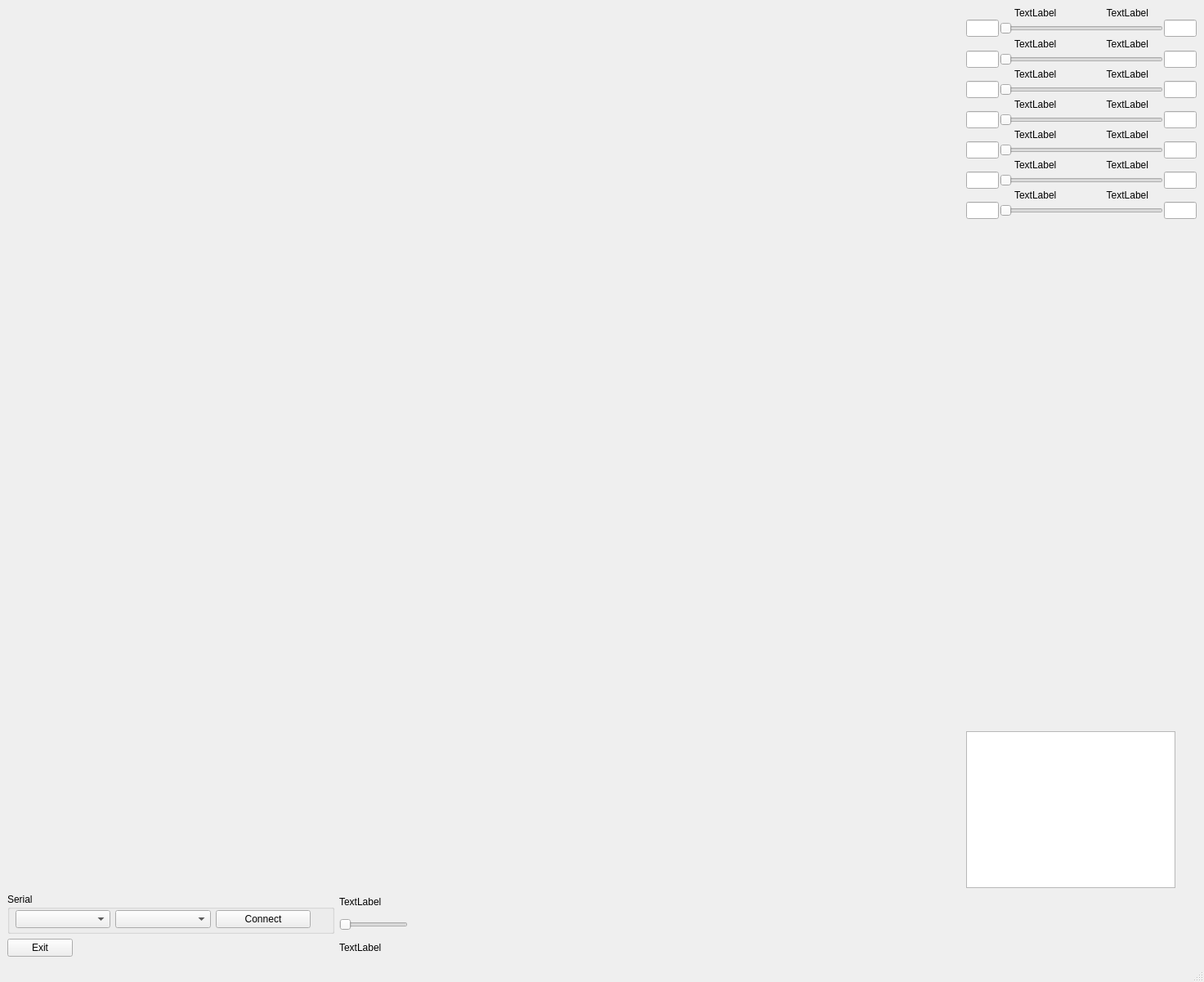
<?xml version="1.0" encoding="UTF-8"?>
<ui version="4.0">
 <class>MainWindow</class>
 <widget class="QMainWindow" name="MainWindow">
  <property name="geometry">
   <rect>
    <x>0</x>
    <y>0</y>
    <width>1473</width>
    <height>1202</height>
   </rect>
  </property>
  <property name="sizePolicy">
   <sizepolicy hsizetype="Fixed" vsizetype="Fixed">
    <horstretch>0</horstretch>
    <verstretch>0</verstretch>
   </sizepolicy>
  </property>
  <property name="windowTitle">
   <string>MainWindow</string>
  </property>
  <widget class="QWidget" name="centralwidget">
   <layout class="QVBoxLayout" name="verticalLayout_10">
    <item>
     <layout class="QHBoxLayout" name="horizontalLayout_23">
      <item>
       <widget class="QCustomPlot" name="customPlot" native="true">
        <property name="sizePolicy">
         <sizepolicy hsizetype="Expanding" vsizetype="Expanding">
          <horstretch>0</horstretch>
          <verstretch>0</verstretch>
         </sizepolicy>
        </property>
        <property name="minimumSize">
         <size>
          <width>720</width>
          <height>720</height>
         </size>
        </property>
       </widget>
      </item>
      <item>
       <layout class="QVBoxLayout" name="verticalLayout_8">
        <property name="spacing">
         <number>1</number>
        </property>
        <item>
         <layout class="QVBoxLayout" name="verticalLayout">
          <property name="spacing">
           <number>1</number>
          </property>
          <item>
           <layout class="QHBoxLayout" name="horizontalLayout_10">
            <property name="spacing">
             <number>1</number>
            </property>
            <item>
             <widget class="QLabel" name="graph_1_name">
              <property name="sizePolicy">
               <sizepolicy hsizetype="Fixed" vsizetype="Fixed">
                <horstretch>50</horstretch>
                <verstretch>21</verstretch>
               </sizepolicy>
              </property>
              <property name="text">
               <string>TextLabel</string>
              </property>
             </widget>
            </item>
            <item>
             <widget class="QLabel" name="graph_1_number">
              <property name="sizePolicy">
               <sizepolicy hsizetype="Fixed" vsizetype="Fixed">
                <horstretch>50</horstretch>
                <verstretch>21</verstretch>
               </sizepolicy>
              </property>
              <property name="text">
               <string>TextLabel</string>
              </property>
              <property name="alignment">
               <set>Qt::AlignRight|Qt::AlignTrailing|Qt::AlignVCenter</set>
              </property>
             </widget>
            </item>
           </layout>
          </item>
          <item>
           <layout class="QHBoxLayout" name="horizontalLayout_9">
            <property name="spacing">
             <number>1</number>
            </property>
            <property name="sizeConstraint">
             <enum>QLayout::SetMinimumSize</enum>
            </property>
            <item>
             <widget class="QLineEdit" name="graph_1_line_min">
              <property name="sizePolicy">
               <sizepolicy hsizetype="Fixed" vsizetype="Fixed">
                <horstretch>40</horstretch>
                <verstretch>21</verstretch>
               </sizepolicy>
              </property>
              <property name="maximumSize">
               <size>
                <width>40</width>
                <height>21</height>
               </size>
              </property>
              <property name="inputMethodHints">
               <set>Qt::ImhNone</set>
              </property>
              <property name="text">
               <string/>
              </property>
              <property name="maxLength">
               <number>5</number>
              </property>
             </widget>
            </item>
            <item>
             <widget class="QSlider" name="graph_1_slider">
              <property name="sizePolicy">
               <sizepolicy hsizetype="Fixed" vsizetype="Fixed">
                <horstretch>150</horstretch>
                <verstretch>21</verstretch>
               </sizepolicy>
              </property>
              <property name="minimumSize">
               <size>
                <width>200</width>
                <height>22</height>
               </size>
              </property>
              <property name="orientation">
               <enum>Qt::Horizontal</enum>
              </property>
             </widget>
            </item>
            <item>
             <widget class="QLineEdit" name="graph_1_line_max">
              <property name="sizePolicy">
               <sizepolicy hsizetype="Fixed" vsizetype="Fixed">
                <horstretch>40</horstretch>
                <verstretch>21</verstretch>
               </sizepolicy>
              </property>
              <property name="minimumSize">
               <size>
                <width>0</width>
                <height>0</height>
               </size>
              </property>
              <property name="maximumSize">
               <size>
                <width>40</width>
                <height>21</height>
               </size>
              </property>
              <property name="maxLength">
               <number>5</number>
              </property>
             </widget>
            </item>
           </layout>
          </item>
         </layout>
        </item>
        <item>
         <layout class="QVBoxLayout" name="verticalLayout_2">
          <property name="spacing">
           <number>1</number>
          </property>
          <item>
           <layout class="QHBoxLayout" name="horizontalLayout_11">
            <property name="spacing">
             <number>1</number>
            </property>
            <item>
             <widget class="QLabel" name="graph_2_name">
              <property name="sizePolicy">
               <sizepolicy hsizetype="Fixed" vsizetype="Fixed">
                <horstretch>50</horstretch>
                <verstretch>21</verstretch>
               </sizepolicy>
              </property>
              <property name="text">
               <string>TextLabel</string>
              </property>
             </widget>
            </item>
            <item>
             <widget class="QLabel" name="graph_2_number">
              <property name="sizePolicy">
               <sizepolicy hsizetype="Fixed" vsizetype="Fixed">
                <horstretch>50</horstretch>
                <verstretch>21</verstretch>
               </sizepolicy>
              </property>
              <property name="text">
               <string>TextLabel</string>
              </property>
              <property name="alignment">
               <set>Qt::AlignRight|Qt::AlignTrailing|Qt::AlignVCenter</set>
              </property>
             </widget>
            </item>
           </layout>
          </item>
          <item>
           <layout class="QHBoxLayout" name="horizontalLayout_12">
            <property name="spacing">
             <number>1</number>
            </property>
            <property name="sizeConstraint">
             <enum>QLayout::SetMinimumSize</enum>
            </property>
            <item>
             <widget class="QLineEdit" name="graph_2_line_min">
              <property name="sizePolicy">
               <sizepolicy hsizetype="Fixed" vsizetype="Fixed">
                <horstretch>50</horstretch>
                <verstretch>21</verstretch>
               </sizepolicy>
              </property>
              <property name="maximumSize">
               <size>
                <width>40</width>
                <height>21</height>
               </size>
              </property>
              <property name="maxLength">
               <number>5</number>
              </property>
             </widget>
            </item>
            <item>
             <widget class="QSlider" name="graph_2_slider">
              <property name="sizePolicy">
               <sizepolicy hsizetype="Fixed" vsizetype="Fixed">
                <horstretch>150</horstretch>
                <verstretch>21</verstretch>
               </sizepolicy>
              </property>
              <property name="minimumSize">
               <size>
                <width>200</width>
                <height>0</height>
               </size>
              </property>
              <property name="orientation">
               <enum>Qt::Horizontal</enum>
              </property>
             </widget>
            </item>
            <item>
             <widget class="QLineEdit" name="graph_2_line_max">
              <property name="sizePolicy">
               <sizepolicy hsizetype="Fixed" vsizetype="Fixed">
                <horstretch>50</horstretch>
                <verstretch>21</verstretch>
               </sizepolicy>
              </property>
              <property name="maximumSize">
               <size>
                <width>40</width>
                <height>21</height>
               </size>
              </property>
              <property name="maxLength">
               <number>5</number>
              </property>
             </widget>
            </item>
           </layout>
          </item>
         </layout>
        </item>
        <item>
         <layout class="QVBoxLayout" name="verticalLayout_3">
          <property name="spacing">
           <number>1</number>
          </property>
          <item>
           <layout class="QHBoxLayout" name="horizontalLayout_13">
            <property name="spacing">
             <number>1</number>
            </property>
            <item>
             <widget class="QLabel" name="graph_3_name">
              <property name="sizePolicy">
               <sizepolicy hsizetype="Fixed" vsizetype="Fixed">
                <horstretch>50</horstretch>
                <verstretch>21</verstretch>
               </sizepolicy>
              </property>
              <property name="text">
               <string>TextLabel</string>
              </property>
             </widget>
            </item>
            <item>
             <widget class="QLabel" name="graph_3_number">
              <property name="sizePolicy">
               <sizepolicy hsizetype="Fixed" vsizetype="Fixed">
                <horstretch>50</horstretch>
                <verstretch>21</verstretch>
               </sizepolicy>
              </property>
              <property name="text">
               <string>TextLabel</string>
              </property>
              <property name="alignment">
               <set>Qt::AlignRight|Qt::AlignTrailing|Qt::AlignVCenter</set>
              </property>
             </widget>
            </item>
           </layout>
          </item>
          <item>
           <layout class="QHBoxLayout" name="horizontalLayout_14">
            <property name="spacing">
             <number>1</number>
            </property>
            <item>
             <widget class="QLineEdit" name="graph_3_line_min">
              <property name="sizePolicy">
               <sizepolicy hsizetype="Fixed" vsizetype="Fixed">
                <horstretch>50</horstretch>
                <verstretch>21</verstretch>
               </sizepolicy>
              </property>
              <property name="maximumSize">
               <size>
                <width>40</width>
                <height>21</height>
               </size>
              </property>
              <property name="maxLength">
               <number>5</number>
              </property>
             </widget>
            </item>
            <item>
             <widget class="QSlider" name="graph_3_slider">
              <property name="sizePolicy">
               <sizepolicy hsizetype="Fixed" vsizetype="Fixed">
                <horstretch>150</horstretch>
                <verstretch>21</verstretch>
               </sizepolicy>
              </property>
              <property name="minimumSize">
               <size>
                <width>200</width>
                <height>0</height>
               </size>
              </property>
              <property name="orientation">
               <enum>Qt::Horizontal</enum>
              </property>
             </widget>
            </item>
            <item>
             <widget class="QLineEdit" name="graph_3_line_max">
              <property name="sizePolicy">
               <sizepolicy hsizetype="Fixed" vsizetype="Fixed">
                <horstretch>50</horstretch>
                <verstretch>21</verstretch>
               </sizepolicy>
              </property>
              <property name="maximumSize">
               <size>
                <width>40</width>
                <height>21</height>
               </size>
              </property>
              <property name="maxLength">
               <number>5</number>
              </property>
             </widget>
            </item>
           </layout>
          </item>
         </layout>
        </item>
        <item>
         <layout class="QVBoxLayout" name="verticalLayout_4">
          <property name="spacing">
           <number>1</number>
          </property>
          <item>
           <layout class="QHBoxLayout" name="horizontalLayout_16">
            <property name="spacing">
             <number>1</number>
            </property>
            <item>
             <widget class="QLabel" name="graph_4_name">
              <property name="sizePolicy">
               <sizepolicy hsizetype="Fixed" vsizetype="Fixed">
                <horstretch>50</horstretch>
                <verstretch>21</verstretch>
               </sizepolicy>
              </property>
              <property name="text">
               <string>TextLabel</string>
              </property>
             </widget>
            </item>
            <item>
             <widget class="QLabel" name="graph_4_number">
              <property name="sizePolicy">
               <sizepolicy hsizetype="Fixed" vsizetype="Fixed">
                <horstretch>50</horstretch>
                <verstretch>21</verstretch>
               </sizepolicy>
              </property>
              <property name="text">
               <string>TextLabel</string>
              </property>
              <property name="alignment">
               <set>Qt::AlignRight|Qt::AlignTrailing|Qt::AlignVCenter</set>
              </property>
             </widget>
            </item>
           </layout>
          </item>
          <item>
           <layout class="QHBoxLayout" name="horizontalLayout_15">
            <property name="spacing">
             <number>1</number>
            </property>
            <item>
             <widget class="QLineEdit" name="graph_4_line_min">
              <property name="sizePolicy">
               <sizepolicy hsizetype="Fixed" vsizetype="Fixed">
                <horstretch>50</horstretch>
                <verstretch>21</verstretch>
               </sizepolicy>
              </property>
              <property name="maximumSize">
               <size>
                <width>40</width>
                <height>21</height>
               </size>
              </property>
              <property name="maxLength">
               <number>5</number>
              </property>
             </widget>
            </item>
            <item>
             <widget class="QSlider" name="graph_4_slider">
              <property name="sizePolicy">
               <sizepolicy hsizetype="Fixed" vsizetype="Fixed">
                <horstretch>150</horstretch>
                <verstretch>21</verstretch>
               </sizepolicy>
              </property>
              <property name="minimumSize">
               <size>
                <width>200</width>
                <height>0</height>
               </size>
              </property>
              <property name="orientation">
               <enum>Qt::Horizontal</enum>
              </property>
             </widget>
            </item>
            <item>
             <widget class="QLineEdit" name="graph_4_line_max">
              <property name="sizePolicy">
               <sizepolicy hsizetype="Fixed" vsizetype="Fixed">
                <horstretch>50</horstretch>
                <verstretch>21</verstretch>
               </sizepolicy>
              </property>
              <property name="maximumSize">
               <size>
                <width>40</width>
                <height>21</height>
               </size>
              </property>
              <property name="maxLength">
               <number>5</number>
              </property>
             </widget>
            </item>
           </layout>
          </item>
         </layout>
        </item>
        <item>
         <layout class="QVBoxLayout" name="verticalLayout_5">
          <property name="spacing">
           <number>1</number>
          </property>
          <item>
           <layout class="QHBoxLayout" name="horizontalLayout_17">
            <property name="spacing">
             <number>1</number>
            </property>
            <item>
             <widget class="QLabel" name="graph_5_name">
              <property name="sizePolicy">
               <sizepolicy hsizetype="Fixed" vsizetype="Fixed">
                <horstretch>50</horstretch>
                <verstretch>21</verstretch>
               </sizepolicy>
              </property>
              <property name="text">
               <string>TextLabel</string>
              </property>
             </widget>
            </item>
            <item>
             <widget class="QLabel" name="graph_5_number">
              <property name="sizePolicy">
               <sizepolicy hsizetype="Fixed" vsizetype="Fixed">
                <horstretch>50</horstretch>
                <verstretch>21</verstretch>
               </sizepolicy>
              </property>
              <property name="text">
               <string>TextLabel</string>
              </property>
              <property name="alignment">
               <set>Qt::AlignRight|Qt::AlignTrailing|Qt::AlignVCenter</set>
              </property>
             </widget>
            </item>
           </layout>
          </item>
          <item>
           <layout class="QHBoxLayout" name="horizontalLayout_18">
            <property name="spacing">
             <number>1</number>
            </property>
            <item>
             <widget class="QLineEdit" name="graph_5_line_min">
              <property name="sizePolicy">
               <sizepolicy hsizetype="Fixed" vsizetype="Fixed">
                <horstretch>50</horstretch>
                <verstretch>21</verstretch>
               </sizepolicy>
              </property>
              <property name="maximumSize">
               <size>
                <width>40</width>
                <height>21</height>
               </size>
              </property>
              <property name="maxLength">
               <number>5</number>
              </property>
             </widget>
            </item>
            <item>
             <widget class="QSlider" name="graph_5_slider">
              <property name="sizePolicy">
               <sizepolicy hsizetype="Fixed" vsizetype="Fixed">
                <horstretch>150</horstretch>
                <verstretch>21</verstretch>
               </sizepolicy>
              </property>
              <property name="minimumSize">
               <size>
                <width>200</width>
                <height>0</height>
               </size>
              </property>
              <property name="orientation">
               <enum>Qt::Horizontal</enum>
              </property>
             </widget>
            </item>
            <item>
             <widget class="QLineEdit" name="graph_5_line_max">
              <property name="sizePolicy">
               <sizepolicy hsizetype="Fixed" vsizetype="Fixed">
                <horstretch>50</horstretch>
                <verstretch>21</verstretch>
               </sizepolicy>
              </property>
              <property name="maximumSize">
               <size>
                <width>40</width>
                <height>21</height>
               </size>
              </property>
              <property name="maxLength">
               <number>5</number>
              </property>
             </widget>
            </item>
           </layout>
          </item>
         </layout>
        </item>
        <item>
         <layout class="QVBoxLayout" name="verticalLayout_6">
          <property name="spacing">
           <number>1</number>
          </property>
          <item>
           <layout class="QHBoxLayout" name="horizontalLayout_19">
            <property name="spacing">
             <number>1</number>
            </property>
            <item>
             <widget class="QLabel" name="graph_6_name">
              <property name="sizePolicy">
               <sizepolicy hsizetype="Fixed" vsizetype="Fixed">
                <horstretch>50</horstretch>
                <verstretch>21</verstretch>
               </sizepolicy>
              </property>
              <property name="text">
               <string>TextLabel</string>
              </property>
             </widget>
            </item>
            <item>
             <widget class="QLabel" name="graph_6_number">
              <property name="sizePolicy">
               <sizepolicy hsizetype="Fixed" vsizetype="Fixed">
                <horstretch>50</horstretch>
                <verstretch>21</verstretch>
               </sizepolicy>
              </property>
              <property name="text">
               <string>TextLabel</string>
              </property>
              <property name="alignment">
               <set>Qt::AlignRight|Qt::AlignTrailing|Qt::AlignVCenter</set>
              </property>
             </widget>
            </item>
           </layout>
          </item>
          <item>
           <layout class="QHBoxLayout" name="horizontalLayout_20">
            <property name="spacing">
             <number>1</number>
            </property>
            <item>
             <widget class="QLineEdit" name="graph_6_line_min">
              <property name="sizePolicy">
               <sizepolicy hsizetype="Fixed" vsizetype="Fixed">
                <horstretch>50</horstretch>
                <verstretch>21</verstretch>
               </sizepolicy>
              </property>
              <property name="maximumSize">
               <size>
                <width>40</width>
                <height>21</height>
               </size>
              </property>
              <property name="maxLength">
               <number>5</number>
              </property>
             </widget>
            </item>
            <item>
             <widget class="QSlider" name="graph_6_slider">
              <property name="sizePolicy">
               <sizepolicy hsizetype="Fixed" vsizetype="Fixed">
                <horstretch>150</horstretch>
                <verstretch>21</verstretch>
               </sizepolicy>
              </property>
              <property name="minimumSize">
               <size>
                <width>200</width>
                <height>0</height>
               </size>
              </property>
              <property name="orientation">
               <enum>Qt::Horizontal</enum>
              </property>
             </widget>
            </item>
            <item>
             <widget class="QLineEdit" name="graph_6_line_max">
              <property name="sizePolicy">
               <sizepolicy hsizetype="Fixed" vsizetype="Fixed">
                <horstretch>50</horstretch>
                <verstretch>21</verstretch>
               </sizepolicy>
              </property>
              <property name="maximumSize">
               <size>
                <width>40</width>
                <height>21</height>
               </size>
              </property>
              <property name="maxLength">
               <number>5</number>
              </property>
             </widget>
            </item>
           </layout>
          </item>
         </layout>
        </item>
        <item>
         <layout class="QVBoxLayout" name="verticalLayout_7">
          <property name="spacing">
           <number>1</number>
          </property>
          <item>
           <layout class="QHBoxLayout" name="horizontalLayout_21">
            <property name="spacing">
             <number>1</number>
            </property>
            <item>
             <widget class="QLabel" name="graph_7_name">
              <property name="sizePolicy">
               <sizepolicy hsizetype="Fixed" vsizetype="Fixed">
                <horstretch>50</horstretch>
                <verstretch>21</verstretch>
               </sizepolicy>
              </property>
              <property name="text">
               <string>TextLabel</string>
              </property>
             </widget>
            </item>
            <item>
             <widget class="QLabel" name="graph_7_number">
              <property name="sizePolicy">
               <sizepolicy hsizetype="Fixed" vsizetype="Fixed">
                <horstretch>50</horstretch>
                <verstretch>21</verstretch>
               </sizepolicy>
              </property>
              <property name="text">
               <string>TextLabel</string>
              </property>
              <property name="alignment">
               <set>Qt::AlignRight|Qt::AlignTrailing|Qt::AlignVCenter</set>
              </property>
             </widget>
            </item>
           </layout>
          </item>
          <item>
           <layout class="QHBoxLayout" name="horizontalLayout_22">
            <property name="spacing">
             <number>1</number>
            </property>
            <item>
             <widget class="QLineEdit" name="graph_7_line_min">
              <property name="sizePolicy">
               <sizepolicy hsizetype="Fixed" vsizetype="Fixed">
                <horstretch>50</horstretch>
                <verstretch>21</verstretch>
               </sizepolicy>
              </property>
              <property name="maximumSize">
               <size>
                <width>40</width>
                <height>21</height>
               </size>
              </property>
              <property name="maxLength">
               <number>5</number>
              </property>
             </widget>
            </item>
            <item>
             <widget class="QSlider" name="graph_7_slider">
              <property name="sizePolicy">
               <sizepolicy hsizetype="Fixed" vsizetype="Fixed">
                <horstretch>150</horstretch>
                <verstretch>21</verstretch>
               </sizepolicy>
              </property>
              <property name="minimumSize">
               <size>
                <width>200</width>
                <height>0</height>
               </size>
              </property>
              <property name="orientation">
               <enum>Qt::Horizontal</enum>
              </property>
             </widget>
            </item>
            <item>
             <widget class="QLineEdit" name="graph_7_line_max">
              <property name="sizePolicy">
               <sizepolicy hsizetype="Fixed" vsizetype="Fixed">
                <horstretch>50</horstretch>
                <verstretch>21</verstretch>
               </sizepolicy>
              </property>
              <property name="maximumSize">
               <size>
                <width>40</width>
                <height>21</height>
               </size>
              </property>
              <property name="maxLength">
               <number>5</number>
              </property>
             </widget>
            </item>
           </layout>
          </item>
         </layout>
        </item>
        <item>
         <spacer name="verticalSpacer_2">
          <property name="orientation">
           <enum>Qt::Vertical</enum>
          </property>
          <property name="sizeHint" stdset="0">
           <size>
            <width>20</width>
            <height>40</height>
           </size>
          </property>
         </spacer>
        </item>
        <item>
         <widget class="QTextEdit" name="textEdit">
          <property name="sizePolicy">
           <sizepolicy hsizetype="Fixed" vsizetype="Fixed">
            <horstretch>0</horstretch>
            <verstretch>0</verstretch>
           </sizepolicy>
          </property>
         </widget>
        </item>
       </layout>
      </item>
     </layout>
    </item>
    <item>
     <layout class="QFormLayout" name="formLayout">
      <item row="0" column="1">
       <layout class="QVBoxLayout" name="verticalLayout_9">
        <item>
         <widget class="QLabel" name="label_8">
          <property name="text">
           <string>TextLabel</string>
          </property>
         </widget>
        </item>
        <item>
         <widget class="QSlider" name="horizontalSlider">
          <property name="sizePolicy">
           <sizepolicy hsizetype="Fixed" vsizetype="Minimum">
            <horstretch>0</horstretch>
            <verstretch>0</verstretch>
           </sizepolicy>
          </property>
          <property name="maximum">
           <number>1000</number>
          </property>
          <property name="orientation">
           <enum>Qt::Horizontal</enum>
          </property>
         </widget>
        </item>
       </layout>
      </item>
      <item row="1" column="0">
       <layout class="QHBoxLayout" name="horizontalLayout_25">
        <item>
         <widget class="QPushButton" name="pushButton_2">
          <property name="text">
           <string>Exit</string>
          </property>
         </widget>
        </item>
       </layout>
      </item>
      <item row="0" column="0">
       <layout class="QHBoxLayout" name="horizontalLayout_24">
        <item>
         <widget class="QGroupBox" name="groupBox">
          <property name="sizePolicy">
           <sizepolicy hsizetype="Fixed" vsizetype="Fixed">
            <horstretch>0</horstretch>
            <verstretch>0</verstretch>
           </sizepolicy>
          </property>
          <property name="minimumSize">
           <size>
            <width>400</width>
            <height>50</height>
           </size>
          </property>
          <property name="title">
           <string>Serial</string>
          </property>
          <widget class="QWidget" name="layoutWidget">
           <property name="geometry">
            <rect>
             <x>10</x>
             <y>20</y>
             <width>361</width>
             <height>24</height>
            </rect>
           </property>
           <layout class="QHBoxLayout" name="horizontalLayout_8">
            <item>
             <widget class="QComboBox" name="Port"/>
            </item>
            <item>
             <widget class="QComboBox" name="Baudrate"/>
            </item>
            <item>
             <widget class="QPushButton" name="pushButton">
              <property name="text">
               <string>Connect</string>
              </property>
             </widget>
            </item>
           </layout>
          </widget>
         </widget>
        </item>
       </layout>
      </item>
      <item row="1" column="1">
       <widget class="QLabel" name="label_9">
        <property name="text">
         <string>TextLabel</string>
        </property>
       </widget>
      </item>
     </layout>
    </item>
   </layout>
  </widget>
  <widget class="QMenuBar" name="menubar">
   <property name="geometry">
    <rect>
     <x>0</x>
     <y>0</y>
     <width>1473</width>
     <height>20</height>
    </rect>
   </property>
  </widget>
  <widget class="QStatusBar" name="statusbar"/>
 </widget>
 <customwidgets>
  <customwidget>
   <class>QCustomPlot</class>
   <extends>QWidget</extends>
   <header>qcustomplot.h</header>
   <container>1</container>
  </customwidget>
 </customwidgets>
 <tabstops>
  <tabstop>pushButton</tabstop>
  <tabstop>Port</tabstop>
  <tabstop>pushButton_2</tabstop>
 </tabstops>
 <resources/>
 <connections/>
</ui>
